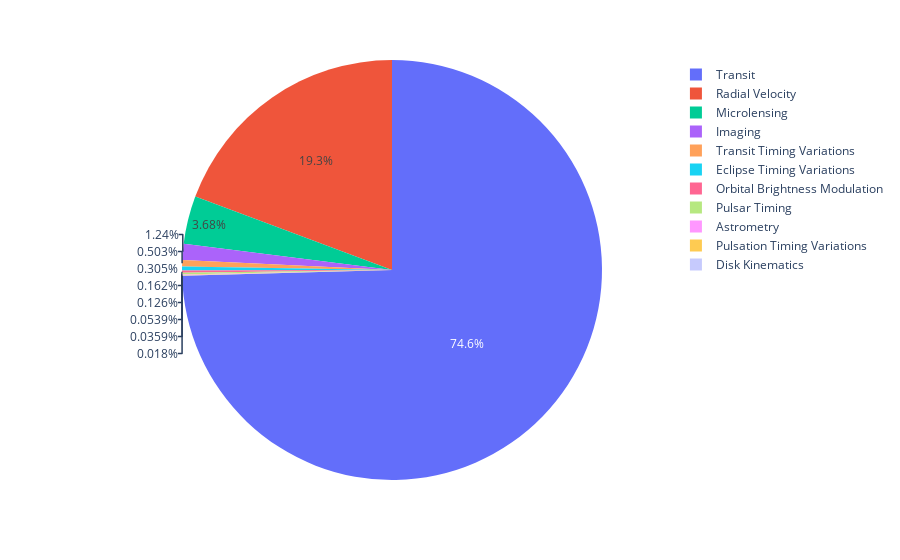

Notebook source saved alongside this figure:
### Code cell
fig = px.pie(df_method1, values='method_count', names='method_name')
fig.show()

### Figure 1 — Plotly figure (JSON) as saved in the notebook; plotly's stock layout.template omitted (floating-point values rounded to 4 significant figures)
{"data": [{"domain": {"x": [0, 1], "y": [0, 1]}, "hovertemplate": "method_name=%{label}<br>method_count=%{value}<extra></extra>", "labels": ["Astrometry", "Disk Kinematics", "Eclipse Timing Variations", "Imaging", "Microlensing", "Orbital Brightness Modulation", "Pulsar Timing", "Pulsation Timing Variations", "Radial Velocity", "Transit", "Transit Timing Variations"], "legendgroup": "", "name": "", "showlegend": true, "type": "pie", "values": [3, 1, 17, 69, 205, 9, 7, 2, 1075, 4150, 28]}], "layout": {"autosize": true, "legend": {"tracegroupgap": 0}, "margin": {"t": 60}}}
